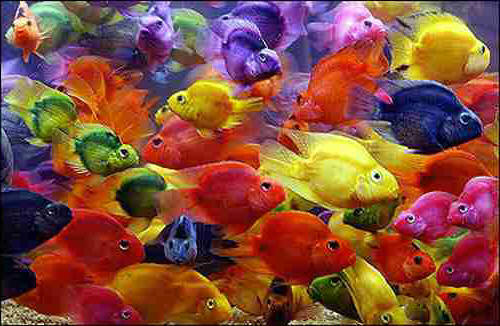
%> input picture Color_Quantization_with_K-Means/fish.jpg, 500 x 326 px
$ octave colorQuantizeMain.m   (GNU Octave 9; MATLAB toolbox functions it lacks are replaced by stand-ins)
%> lines starting %> are read from the running program, lines starting %| are printed output that depends on the picture
### Color_Quantization_with_K-Means/quantizeRGB.m
function [outputImg, meanColors] = quantizeRGB(origImg, k)

red = origImg(:,:,1);
green = origImg(:,:,2);
blue = origImg(:,:,3);

newred = reshape(red,[],1);
newgreen =  reshape(green,[],1);
newblue = reshape(blue,[],1);

reshapeimg=[newred, newgreen, newblue];

[idx,C]=kmeans(double(reshapeimg),k);
meanColors = C;
eucdist = pdist2(reshapeimg(:,1:3),C(:,1:3));
[~,M]=min(eucdist,[],2);
quantizedimg = meanColors(M,1:3);
outputImg = origImg;
outputImg(:,:,1)=reshape(quantizedimg(:,1),size(origImg(:,:,1)));
outputImg(:,:,2)=reshape(quantizedimg(:,2),size(origImg(:,:,1)));
outputImg(:,:,3)=reshape(quantizedimg(:,3),size(origImg(:,:,1)));

imshow(outputImg);

### Color_Quantization_with_K-Means/quantizeHSV.m
function [outputImg, meanHues] = quantizeHSV(origImg, k)

origImg = double(rgb2hsv(origImg));
H = origImg(:,:,1);
S = origImg(:,:,2);
V = origImg(:,:,3);
hue = reshape(H,[],1);
huevector = [hue];

[idx,C]=kmeans(double(huevector),k);
meanHues = C;
eucdist = pdist2(huevector(:,1),C(:,1));
[~,M] = min(eucdist,[],2);

quantizedimg=C(M,1);
outputImg=origImg;
outputImg(:,:,1)=reshape(quantizedimg(:,1),size(origImg(:,:,1)));
outputImg(:,:,2)=reshape(S,size(origImg(:,:,1)));
outputImg(:,:,3)=reshape(V,size(origImg(:,:,1)));

outputImgv1 = hsv2rgb(outputImg);
outputImgv2 = outputImgv1.*255;
outputImg = uint8(outputImgv2);

imshow(outputImg);

### Color_Quantization_with_K-Means/getHueHists.m
function [histEqual, histClustered] = getHueHists(im, k)

[x,y,~] = size(im);
HSVimage = rgb2hsv(im);
hue = reshape(double(HSVimage(:,:,1)),x*y,1);
histEqual = hist(hue,k);
[idx,~] = kmeans(hue,k);
histClustered = hist(idx,k);

### Color_Quantization_with_K-Means/computeQuantizationError.m
function [error] = computeQuantizationError(origImg,quantizedImg)

difference = imsubtract(origImg,quantizedImg);
sqdiff = difference.^2;
error = sum(sqdiff(:));

### Color_Quantization_with_K-Means/colorQuantizeMain.m

filename = 'fish.jpg';
pic = imread(filename);
%> pic is the input picture: size 326x500x3 uint8; mean R, G, B 132.5, 77.5, 60.6

subplot(4,2,1);
[RGBquantizedImg1, meanRGB1] = quantizeRGB(pic,5);
%> in quantizeRGB, `blue = origImg(:,:,3);`:
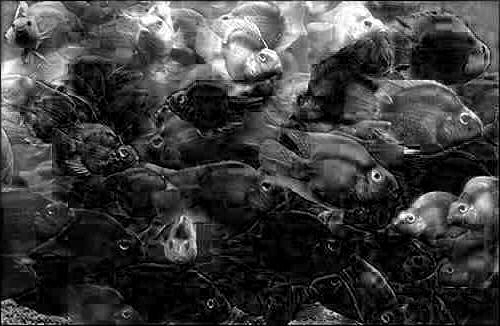
%> blue: size 326x500 uint8; min 0, max 255, mean 60.6
%> in quantizeRGB, `[idx,C]=kmeans(double(reshapeimg),k);`: C = [194.8 167.9 63.61; 97.93 74.47 111.5; 152.7 50.51 22.67; 44.54 26.93 34.38; 181 147.4 188.9]
%> in quantizeRGB, `meanColors = C;`: meanColors has the same summary as C
%> in quantizeRGB, `outputImg(:,:,3)=reshape(quantizedimg(:,3),size(origImg(:,:,1)));`:
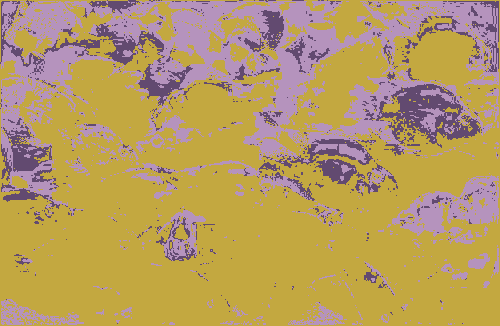
%> outputImg: size 326x500x3 uint8; mean R, G, B 183.2, 154.8, 98.7
%> meanRGB1 has the same summary as C in quantizeRGB
title('Quantized RGB Image with k = 5');

subplot(4,2,2);
[RGBquantizedImg2, meanRGB2] = quantizeRGB(pic,25);
%> call 2 of quantizeRGB, with k = 25
%> in quantizeRGB (call 2), `[idx,C]=kmeans(double(reshapeimg),k);`: C = 25 rows, first 12: [190.8 166.3 32.08; 195.7 65.14 17.98; 116.3 90.75 157.5; 148.9 78.31 18.45; 201.4 90.73 60.67; 16.6 11.11 24.71; 115.8 50.98 12.21; 234.7 233.7 122.2; 138.6 139.1 86.11; 123.5 14.46 12.62; 127.2 82.94 81.25; 219 187 230.9]
%> in quantizeRGB (call 2), `meanColors = C;`: meanColors has the same summary as C
%> in quantizeRGB (call 2), `outputImg(:,:,3)=reshape(quantizedimg(:,3),size(origImg(:,:,1)));`:
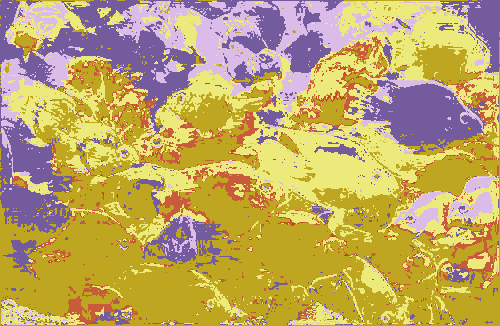
%> outputImg: size 326x500x3 uint8; mean R, G, B 191.9, 166.7, 101.1
%> meanRGB2 has the same summary as C in quantizeRGB
title('Quantized RGB Image with k = 25');

subplot(4,2,3);
[HSVquantizedImg1, meanHues1] = quantizeHSV(pic,5);
%> in quantizeHSV, `origImg = double(rgb2hsv(origImg));`: origImg: size 326x500x3 double; mean H, S, V 0.366, 0.703, 0.561
%> in quantizeHSV, `V = origImg(:,:,3);`:
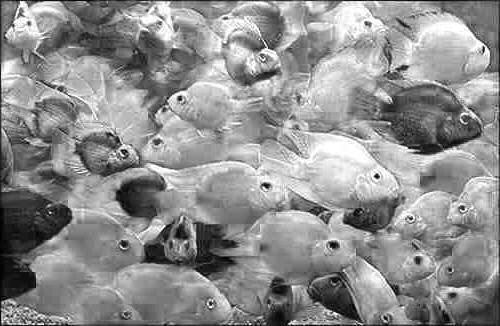
%> V: size 326x500 double; min 0, max 1, mean 0.561
%> in quantizeHSV, `[idx,C]=kmeans(double(huevector),k);`: C = [0.0451; 0.954; 0.662; 0.173; 0.778]
%> in quantizeHSV, `outputImg(:,:,1)=reshape(quantizedimg(:,1),size(origImg(:,:,1)));`: outputImg: size 326x500x3 double; mean H, S, V 0.366, 0.703, 0.561
%> in quantizeHSV, `outputImgv1 = hsv2rgb(outputImg);`:
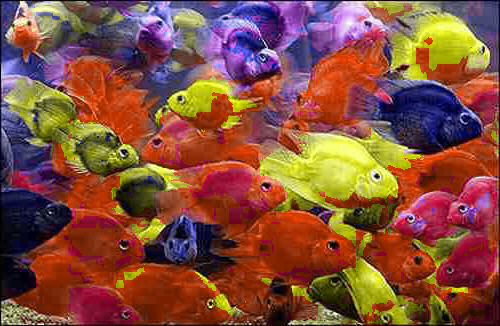
%> outputImgv1: size 326x500x3 double; mean R, G, B 0.52, 0.312, 0.239
%> meanHues1 = [0.0451; 0.954; 0.662; 0.173; 0.778]
title('Quantized HSV Image with k = 5');

subplot(4,2,4);
[HSVquantizedImg2, meanHues2] = quantizeHSV(pic,25);
%> in quantizeHSV (call 2), `outputImg(:,:,1)=reshape(quantizedimg(:,1),size(origImg(:,:,1)));`: outputImg: size 326x500x3 double; mean H, S, V 0.366, 0.703, 0.561
%> meanHues2 = 25 values, max 0.99 at index 21, min 0.00982 at index 2, mean 0.521
title('Quantized HSV Image with k = 25');

[histEqual, histClustered] = getHueHists(HSVquantizedImg1, 5);
%> in getHueHists, `HSVimage = rgb2hsv(im);`: HSVimage: size 326x500x3 double; mean H, S, V 0.366, 0.703, 0.561
%> in getHueHists, `histEqual = hist(hue,k);`: histEqual = [99821 0 0 23177 40002]
%> in getHueHists, `histClustered = hist(idx,k);`: histClustered = [65404 16333 23064 34417 23782]
%> histEqual = [99821 0 0 23177 40002]; histClustered = [65404 16333 23064 34417 23782]
[histEqual1, histClustered1] = getHueHists(HSVquantizedImg2, 25);
%> in getHueHists (call 2), `HSVimage = rgb2hsv(im);`: HSVimage: size 326x500x3 double; mean H, S, V 0.366, 0.703, 0.561
%> histEqual1 = 25 values, max 31976 at index 1, min 0 at index 8, mean 6520; histClustered1 = 25 values, max 17473 at index 16, min 1064 at index 20, mean 6520

subplot(4,2,5);
bar(histEqual);
title('histEqual for k=5');

subplot(4,2,6);
bar(histClustered);
title('histClustered for k=5');

subplot(4,2,7);
bar(histEqual1);
title('histEqual for k=25');

subplot(4,2,8);
bar(histClustered1);
title('histClustered for k=25');


error = computeQuantizationError(pic,RGBquantizedImg1);
%> in computeQuantizationError, `error = sum(sqdiff(:));`: error = 10562733
%> error = 10562733

error1 = computeQuantizationError(pic,RGBquantizedImg2);
%> error1 = 1879029

error2 = computeQuantizationError(pic,HSVquantizedImg1);
%> in computeQuantizationError (call 3), `sqdiff = difference.^2;`:
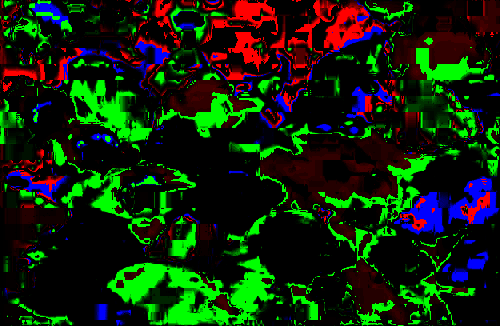
%> sqdiff: size 326x500x3 uint8; mean R, G, B 16.3, 36.2, 10.1
%> in computeQuantizationError (call 3), `error = sum(sqdiff(:));`: error = 10200072
%> error2 = 10200072

error3 = computeQuantizationError(pic,HSVquantizedImg2);
%> in computeQuantizationError (call 4), `sqdiff = difference.^2;`:
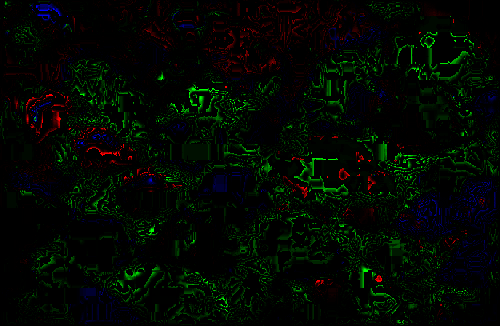
%> sqdiff: size 326x500x3 uint8; mean R, G, B 2.2, 8.2, 1.7
%> in computeQuantizationError (call 4), `error = sum(sqdiff(:));`: error = 1958779
%> error3 = 1958779
